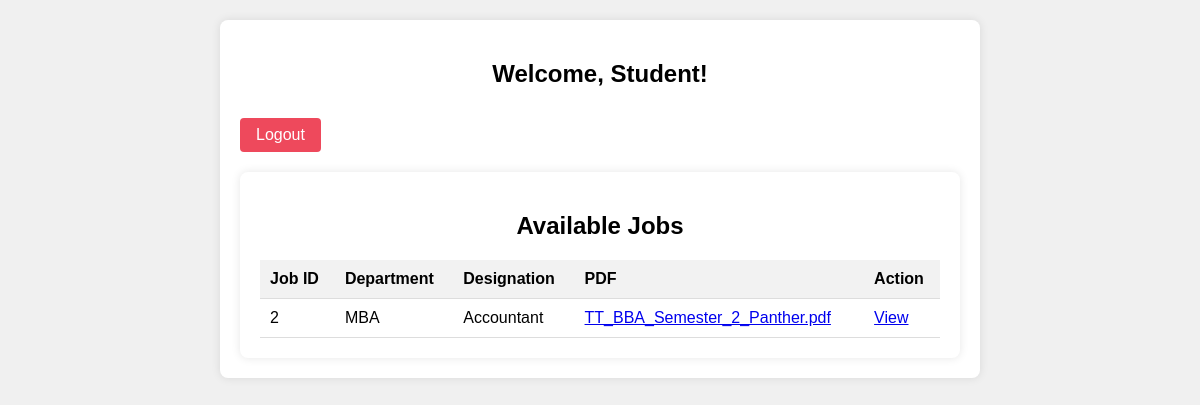
Page /student_dashboard (signed in) on the earlier database version.
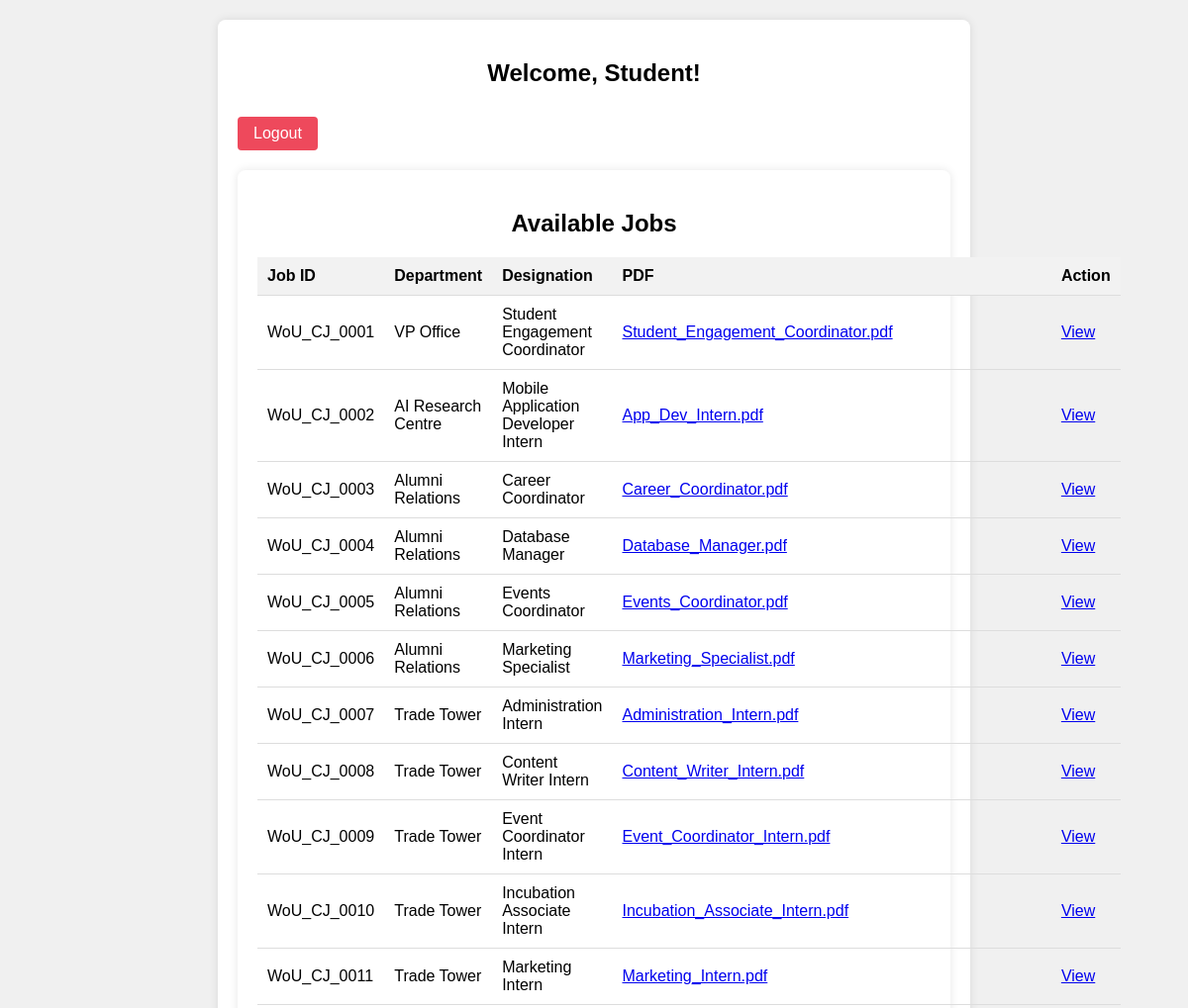
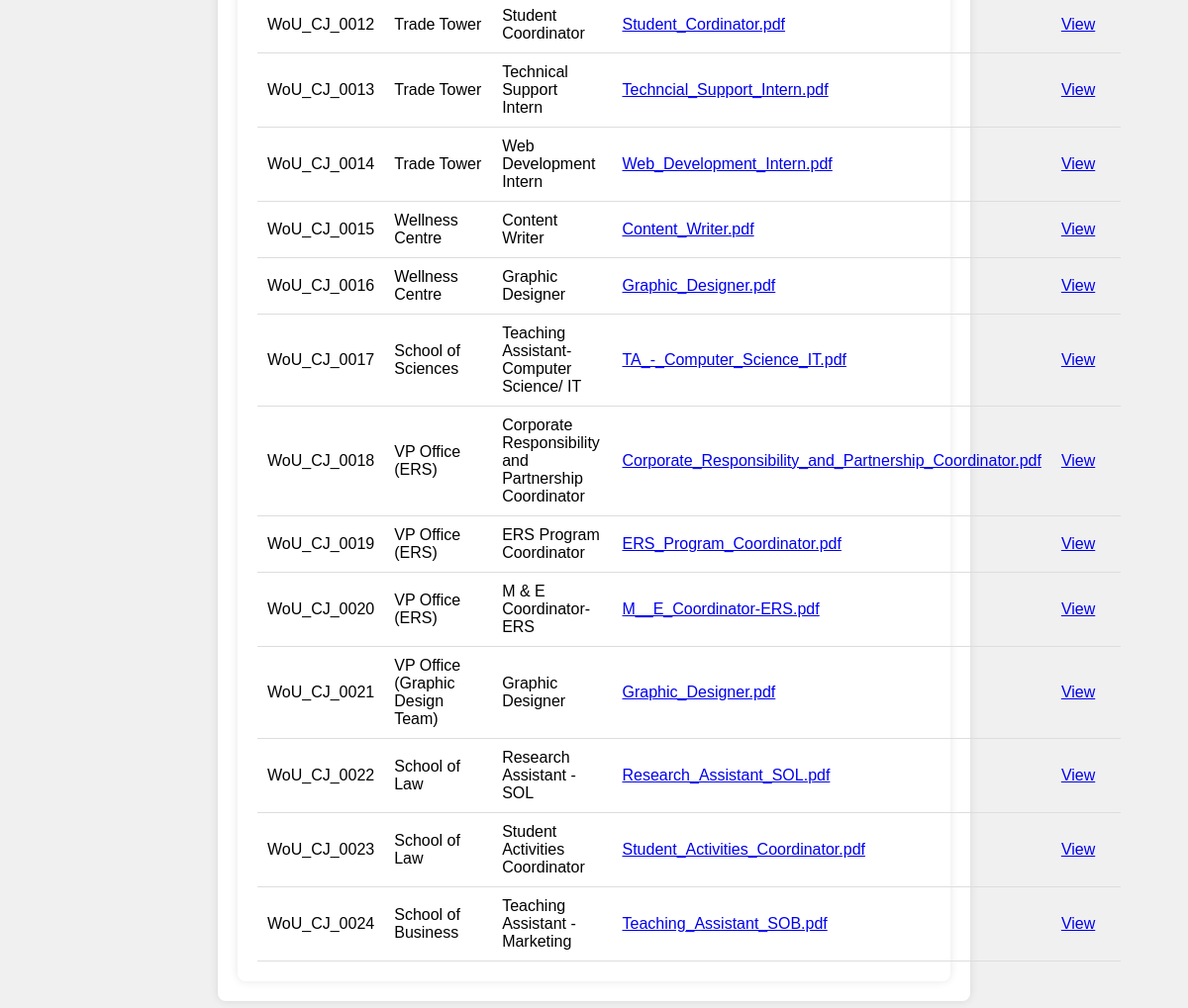
Same page on the later database version (2 pictures, top to bottom).
### tables this page shows
CREATE TABLE job (
            job_id INTEGER PRIMARY KEY AUTOINCREMENT,
            id INTEGER NOT NULL,
            department TEXT NOT NULL,
            designation TEXT NOT NULL,
            description TEXT,
            pdf_path TEXT,
            pdf_filename TEXT
        );

### main.py (the view)
@app.route('/student_dashboard')
@login_required
def student_dashboard():
    if 'email' in session:
        email = session['email']
        conn = sqlite3.connect('pdfs.db')
        c = conn.cursor()
        c.execute('SELECT * FROM job')
        jobs = c.fetchall()
        conn.close()
        return render_template('Student.html', email=email, jobs=jobs)
    else:
        return jsonify({'message': 'Session email not found. Please log in again.'}), 404

### main.py (called while the page is built)
@login_manager.user_loader
def load_user(user_id):
    user = Faculty.get(user_id)
    if not user:
        user = Student.get(user_id)
    return user

    @staticmethod
    def get(email):
        conn = sqlite3.connect('pdfs.db')
        c = conn.cursor()
        c.execute('SELECT Email_ID, Password FROM users WHERE Email_ID = ?', (email,))
        user_data = c.fetchone()
        conn.close()
        if user_data:
            return Faculty(user_data[0])
        else:
            return None

### templates/Student.html (shortened to what this page needs)
<!DOCTYPE html>
<html lang="en">
<head>
</head>
<body>
    <div class="container">
        <h2>Welcome, Student!</h2>
        <a class="btn" href="{{ url_for('logout') }}">Logout</a>
        <div class="job_cont">
            <h2>Available Jobs</h2>
            <table>
                <thead>
                    <tr>
                        <th>Job ID</th>
                        <th>Department</th>
                        <th>Designation</th>
                        <th>PDF</th>
                        <th>Action</th>
                    </tr>
                </thead>
                <tbody>
                    {% if jobs %}
                    {% for job in jobs %}
                    <tr>
                        <td>{{ job[1] }}</td>
                        <td>{{ job[2] }}</td>
                        <td>{{ job[3] }}</td>
                        <td><a href="#" onclick="showPDF('{{ job[5] }}')">{{ job[6] }}</a></td>
                        <td>
                            <a href="#" class="view-job"
                                onclick="showModal('{{ job[1] }}','{{ job[2] }}', '{{ job[3] }}', '{{ job[4] }}', '{{ job[5] }}', '{{ job[6] }}', '{{ job[0] }}')">View</a>
                        </td>
                    </tr>
                    {% endfor %}
                    {% else %}
                    <tr>
                        <td colspan="5" class="no-jobs">No jobs available.</td>
                    </tr>
                    {% endif %}
                </tbody>
            </table>
        </div>
    </div>
</body>
</html>

Differences in the rows shown:
removed job: id "2", department "MBA", designation "Accountant", pdf_filename "TT_BBA_Semester_2_Panther.pdf"
added job: id "WoU_CJ_0001", department "VP Office", designation "Student Engagement Coordinator", pdf_filename "Student_Engagement_Coordinator.pdf"
added job: id "WoU_CJ_0002", department "AI Research Centre", designation "Mobile Application Developer Intern", pdf_filename "App_Dev_Intern.pdf"
added job: id "WoU_CJ_0003", department "Alumni Relations", designation "Career Coordinator", pdf_filename "Career_Coordinator.pdf"
added job: id "WoU_CJ_0004", department "Alumni Relations", designation "Database Manager", pdf_filename "Database_Manager.pdf"
added job: id "WoU_CJ_0005", department "Alumni Relations", designation "Events Coordinator", pdf_filename "Events_Coordinator.pdf"
added job: id "WoU_CJ_0006", department "Alumni Relations", designation "Marketing Specialist", pdf_filename "Marketing_Specialist.pdf"
added job: id "WoU_CJ_0007", department "Trade Tower", designation "Administration Intern", pdf_filename "Administration_Intern.pdf"
added job: id "WoU_CJ_0008", department "Trade Tower", designation "Content Writer Intern", pdf_filename "Content_Writer_Intern.pdf"
added job: id "WoU_CJ_0009", department "Trade Tower", designation "Event Coordinator Intern", pdf_filename "Event_Coordinator_Intern.pdf"
added job: id "WoU_CJ_0010", department "Trade Tower", designation "Incubation Associate Intern", pdf_filename "Incubation_Associate_Intern.pdf"
added job: id "WoU_CJ_0011", department "Trade Tower", designation "Marketing Intern", pdf_filename "Marketing_Intern.pdf"
added job: id "WoU_CJ_0012", department "Trade Tower", designation "Student Coordinator", pdf_filename "Student_Cordinator.pdf"
added job: id "WoU_CJ_0013", department "Trade Tower", designation "Technical Support Intern", pdf_filename "Techncial_Support_Intern.pdf"
added job: id "WoU_CJ_0014", department "Trade Tower", designation "Web Development Intern", pdf_filename "Web_Development_Intern.pdf"
added job: id "WoU_CJ_0015", department "Wellness Centre", designation "Content Writer", pdf_filename "Content_Writer.pdf"
added job: id "WoU_CJ_0016", department "Wellness Centre", designation "Graphic Designer", pdf_filename "Graphic_Designer.pdf"
added job: id "WoU_CJ_0017", department "School of Sciences", designation "Teaching Assistant- Computer Science/ IT", pdf_filename "TA_-_Computer_Science_IT.pdf"
added job: id "WoU_CJ_0018", department "VP Office (ERS)", designation "Corporate Responsibility and Partnership Coordinator", pdf_filename "Corporate_Responsibility_and_Partnership_Coordinator.pdf"
added job: id "WoU_CJ_0019", department "VP Office (ERS)", designation "ERS Program Coordinator", pdf_filename "ERS_Program_Coordinator.pdf"
added job: id "WoU_CJ_0020", department "VP Office (ERS)", designation "M & E Coordinator-ERS", pdf_filename "M__E_Coordinator-ERS.pdf"
added job: id "WoU_CJ_0021", department "VP Office (Graphic Design Team)", designation "Graphic Designer", pdf_filename "Graphic_Designer.pdf"
added job: id "WoU_CJ_0022", department "School of Law", designation "Research Assistant - SOL", pdf_filename "Research_Assistant_SOL.pdf"
added job: id "WoU_CJ_0023", department "School of Law", designation "Student Activities Coordinator", pdf_filename "Student_Activities_Coordinator.pdf"
added job: id "WoU_CJ_0024", department "School of Business", designation "Teaching Assistant - Marketing", pdf_filename "Teaching_Assistant_SOB.pdf"
